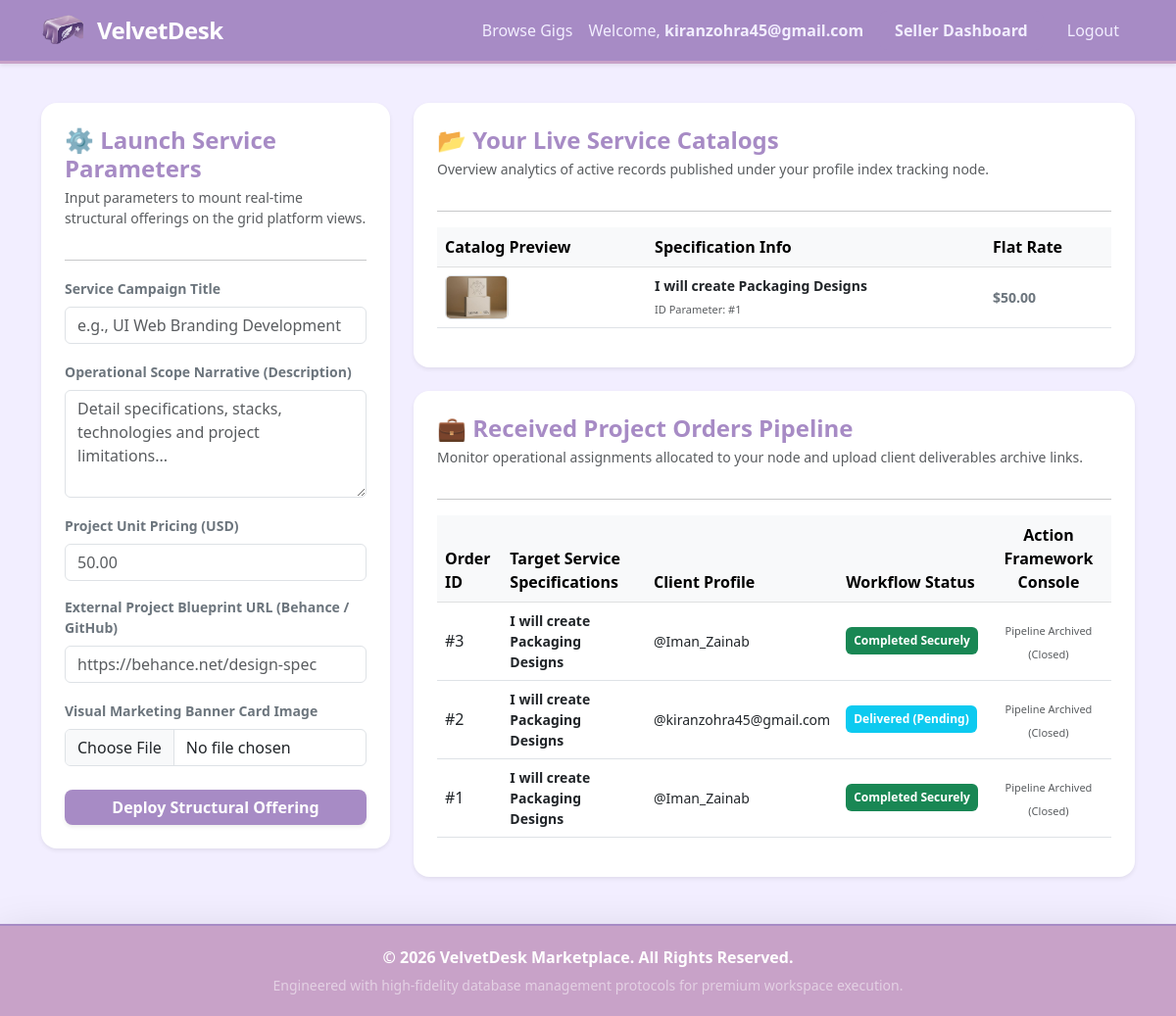
/dashboard.php (signed in), run on the app's committed database.
### tables this page shows
CREATE TABLE gigs (
        gig_id INTEGER PRIMARY KEY AUTOINCREMENT,
        user_id INTEGER,
        title TEXT NOT NULL,
        description TEXT NOT NULL,
        price REAL NOT NULL,
        image_path TEXT DEFAULT 'assets/default-gig.png',
        portfolio_link TEXT DEFAULT '',
        FOREIGN KEY (user_id) REFERENCES users(user_id) ON DELETE CASCADE
    );

CREATE TABLE orders (
        order_id INTEGER PRIMARY KEY AUTOINCREMENT,
        gig_id INTEGER,
        buyer_id INTEGER,
        seller_id INTEGER,
        order_status TEXT DEFAULT 'In Progress', 
        delivery_file_path TEXT DEFAULT NULL,
        submission_date DATETIME DEFAULT CURRENT_TIMESTAMP,
        FOREIGN KEY(gig_id) REFERENCES gigs(gig_id),
        FOREIGN KEY(buyer_id) REFERENCES users(user_id),
        FOREIGN KEY(seller_id) REFERENCES users(user_id)
    );

### dashboard.php (the view, shortened to what this page needs)
<?php
include 'config.php';
include 'header.php';
$current_user_id = $_SESSION['user_id'];
try {
    $gigs_sql = "SELECT * FROM gigs WHERE user_id = :user_id ORDER BY gig_id DESC";
    $gigs_stmt = $conn->prepare($gigs_sql);
    $gigs_stmt->bindParam(':user_id', $current_user_id);
    $gigs_stmt->execute();
    $my_gigs = $gigs_stmt->fetchAll(PDO::FETCH_ASSOC);
    $orders_sql = "SELECT orders.*, gigs.title, users.username AS buyer_name FROM orders
                   JOIN gigs ON orders.gig_id = gigs.gig_id
                   JOIN users ON orders.buyer_id = users.user_id
                   WHERE orders.seller_id = :user_id ORDER BY orders.order_id DESC";
    $orders_stmt = $conn->prepare($orders_sql);
    $orders_stmt->bindParam(':user_id', $current_user_id);
    $orders_stmt->execute();
    $received_orders = $orders_stmt->fetchAll(PDO::FETCH_ASSOC);
} catch (PDOException $e) {
    echo "<div class='alert alert-danger'>Pipeline Sync Failure: " . htmlspecialchars($e->getMessage()) . "</div>";
    $my_gigs = [];
    $received_orders = [];
}
?>
<div class="row mt-3">
    <div class="col-lg-4 mb-4">
        <div class="card p-4 border-0 shadow-sm rounded-4 bg-white">
            <h4 class="fw-bold mb-1" style="color: #A78BC5;">⚙️ Launch Service Parameters</h4>
            <p class="text-muted small">Input parameters to mount real-time structural offerings on the grid platform views.</p>
            <hr>
            <form action="dashboard.php" method="POST" enctype="multipart/form-data">
                <div class="mb-3">
                    <label class="form-label small fw-semibold text-secondary">Service Campaign Title</label>
                    <input type="text" name="title" class="form-control" placeholder="e.g., UI Web Branding Development" required>
                </div>
                <div class="mb-3">
                    <label class="form-label small fw-semibold text-secondary">Operational Scope Narrative (Description)</label>
                    <textarea name="description" class="form-control" rows="4" placeholder="Detail specifications, stacks, technologies and project limitations..." required></textarea>
                </div>
                <div class="mb-3">
                    <label class="form-label small fw-semibold text-secondary">Project Unit Pricing (USD)</label>
                    <input type="number" step="0.01" name="price" class="form-control" placeholder="50.00" required>
                </div>
                <div class="mb-3">
                    <label class="form-label small fw-semibold text-secondary">External Project Blueprint URL (Behance / GitHub)</label>
                    <input type="url" name="portfolio_link" class="form-control" placeholder="https://behance.net/design-spec">
                </div>
                <div class="mb-3">
                    <label class="form-label small fw-semibold text-secondary">Visual Marketing Banner Card Image</label>
                    <input type="file" name="gig_image" class="form-control" accept="image/*">
                </div>
                <button type="submit" name="publish_gig_btn" class="btn btn-velvet w-100 py-2.5 mt-2 shadow-sm">Deploy Structural Offering</button>
            </form>
        </div>
    </div>
    <div class="col-lg-8">
        <div class="card p-4 border-0 shadow-sm rounded-4 bg-white mb-4">
            <h4 class="fw-bold mb-1" style="color: #A78BC5;">📂 Your Live Service Catalogs</h4>
            <p class="text-muted small">Overview analytics of active records published under your profile index tracking node.</p>
            <hr>
            <?php if (empty($my_gigs)): ?>
                <p class="text-center text-muted py-4 small">No tracking points initialized on the public server cluster matrix yet.</p>
            <?php else: ?>
                <div class="table-responsive">
                    <table class="table align-middle">
                        <thead class="table-light">
                            <tr>
                                <th>Catalog Preview</th>
                                <th>Specification Info</th>
                                <th>Flat Rate</th>
                            </tr>
                        </thead>
                        <tbody>
                            <?php foreach ($my_gigs as $g): ?>
                                <tr>
                                    <td>
                                        <img src="<?php echo htmlspecialchars($g['image_path']); ?>" style="width: 65px; height: 45px; object-fit: cover; border-radius: 6px;" class="border">
                                    </td>
                                    <td>
                                        <div class="fw-bold text-dark small"><?php echo htmlspecialchars($g['title']); ?></div>
                                        <span class="text-muted" style="font-size: 11px;">ID Parameter: #<?php echo $g['gig_id']; ?></span>
                                    </td>
                                    <td class="fw-bold text-secondary small">$<?php echo number_format($g['price'], 2); ?></td>
                                </tr>
                            <?php endforeach; ?>
                        </tbody>
                    </table>
                </div>
            <?php endif; ?>
        </div>
        <div class="card p-4 shadow-sm border-0 rounded-4 bg-white">
            <h4 class="fw-bold mb-1" style="color: #A78BC5;">💼 Received Project Orders Pipeline</h4>
            <p class="text-muted small">Monitor operational assignments allocated to your node and upload client deliverables archive links.</p>
            <hr>
            <?php if (empty($received_orders)): ?>
                <p class="text-center text-muted py-4 small">No transactional tasks requested from consumer indexes yet.</p>
            <?php else: ?>
                <div class="table-responsive">
                    <table class="table align-middle">
                        <thead class="table-light">
                            <tr>
                                <th>Order ID</th>
                                <th>Target Service Specifications</th>
                                <th>Client Profile</th>
                                <th>Workflow Status</th>
                                <th class="text-center">Action Framework Console</th>
                            </tr>
                        </thead>
                        <tbody>
                            <?php foreach ($received_orders as $order): ?>
                                <tr>
                                    <td>#<?php echo $order['order_id']; ?></td>
                                    <td class="fw-bold text-dark small"><?php echo htmlspecialchars($order['title']); ?></td>
                                    <td class="small">@<?php echo htmlspecialchars($order['buyer_name']); ?></td>
                                    <td>
                                        <?php if ($order['order_status'] === 'In Progress'): ?>
                                            <span class="badge bg-warning text-dark p-2">In Progress</span>
                                        <?php elseif ($order['order_status'] === 'Delivered'): ?>
                                            <span class="badge bg-info text-white p-2">Delivered (Pending)</span>
                                        <?php else: ?>
                                            <span class="badge bg-success text-white p-2">Completed Securely</span>
                                        <?php endif; ?>
                                    </td>
                                    <td class="text-center">
                                        <?php if ($order['order_status'] === 'In Progress'): ?>
                                            <form action="orders.php" method="POST" enctype="multipart/form-data" class="d-flex align-items-center justify-content-center gap-1">
                                                <input type="hidden" name="order_id" value="<?php echo $order['order_id']; ?>">
                                                <input type="file" name="delivery_file" class="form-control form-control-sm" required style="width: 150px; font-size:11px;">
                                                <button type="submit" name="upload_delivery_btn" class="btn btn-xs btn-velvet px-2 py-1 small" style="font-size:11px;">Submit</button>
                                            </form>
                                        <?php else: ?>
                                            <span class="text-muted small" style="font-size: 11px;">Pipeline Archived (Closed)</span>
                                        <?php endif; ?>
                                    </td>
                                </tr>
                            <?php endforeach; ?>
                        </tbody>
                    </table>
                </div>
            <?php endif; ?>
        </div>
    </div>
</div>
<?php include 'footer.php'; ?>

### header.php (style rules this page uses)
body { background-color: #F2EEFF; min-height: 100vh; display: flex; flex-direction: column; font-family: 'Segoe UI', Tahoma, Geneva, Verdana, sans-serif; }
.btn-velvet { background-color: #A78BC5; color: white; border: none; font-weight: 600; border-radius: 8px; transition: 0.3s; }

### data on the page
gigs: image_path (picture), title "I will create Packaging Designs", gig_id "1", price "50.00"
orders: order_id "3", gig.title "I will create Packaging Designs", buyer_name "Iman_Zainab", order_status "Completed Securely"
orders: order_id "2", gig.title "I will create Packaging Designs", buyer_name "kiranzohra45@gmail.com", order_status "Delivered (Pending)"
orders: order_id "1", gig.title "I will create Packaging Designs", buyer_name "Iman_Zainab", order_status "Completed Securely"

### other printed values
$_SESSION['username'] "kiranzohra45@gmail.com"
